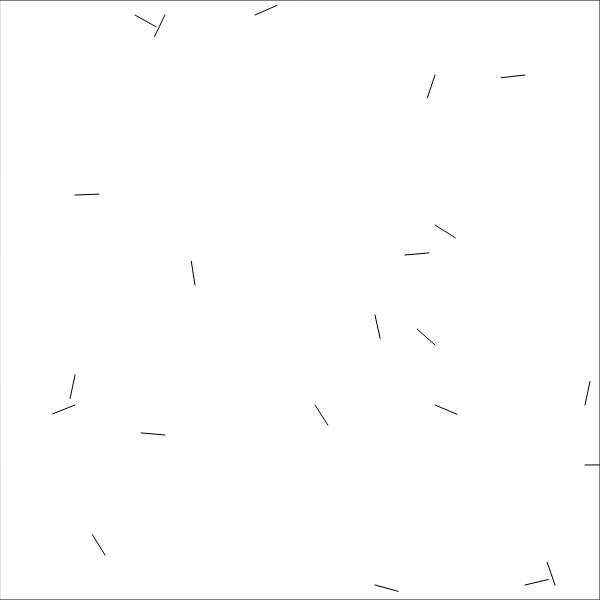
Frame 1 (no input)
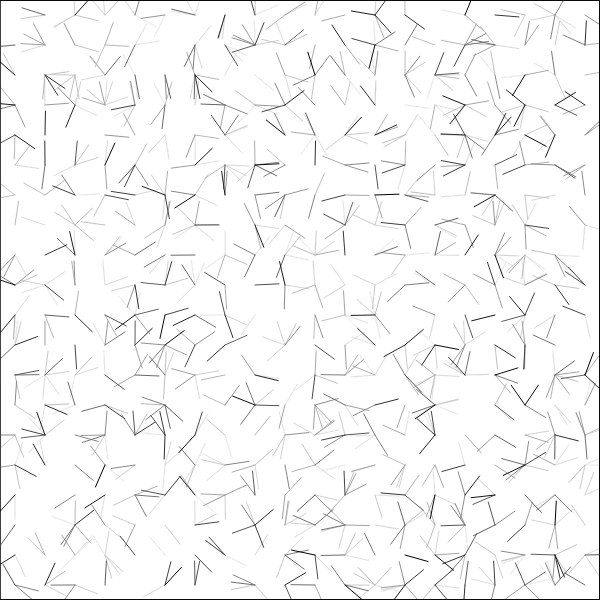
Frame 60 (no input)
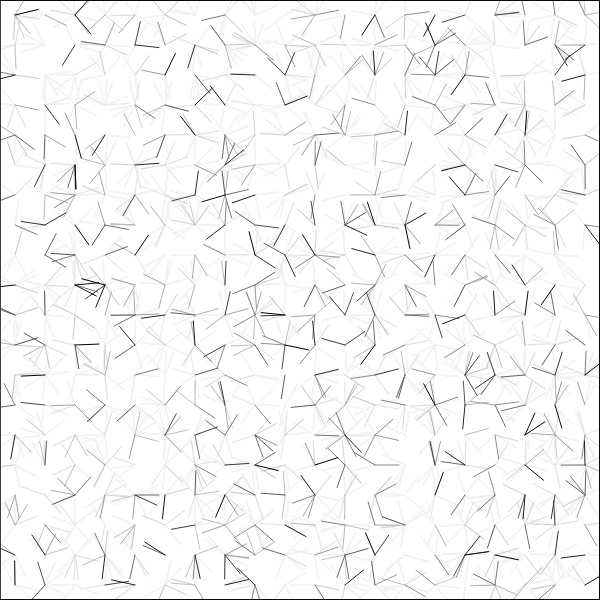
Frame 120 (the mouse pressed at the canvas centre since frame 60)

The p5.js sketch that drew these frames (run headless with seeded random() and noise() and a simulated clock; from frame 60 on, the mouse is pressed at the canvas centre):

// p5.js sketch
// ── sketch.js
// Animated Random Lines Pattern
// Simple generative pattern with random lines that animate

let gridSize = 20;
let cellSize;

function setup() {
    createCanvas(600, 600);
    cellSize = width / gridSize;
    background(255);
}

function draw() {
    // Fade effect for trailing lines
    fill(255, 10);
    rect(0, 0, width, height);
    
    // Draw random lines in grid cells
    for (let x = 0; x < gridSize; x++) {
        for (let y = 0; y < gridSize; y++) {
            if (random() > 0.95) { // Random chance to draw
                stroke(0);
                strokeWeight(1);
                
                let posX = x * cellSize;
                let posY = y * cellSize;
                
                // Random line direction
                let angle = random(TWO_PI);
                let len = cellSize * 0.8;
                
                line(
                    posX + cellSize/2,
                    posY + cellSize/2,
                    posX + cellSize/2 + cos(angle) * len,
                    posY + cellSize/2 + sin(angle) * len
                );
            }
        }
    }
}


// ── embed.html
<!DOCTYPE html>

<head>
    <title>Animated Random Lines Pattern</title>
    <script src="../../lib/p5.min.js"></script>
    <script src="sketch.js"></script>

    <style>
        body {
            margin: 0;
            padding: 0;
            overflow: hidden;
        }

        canvas {
            margin: auto;
            display: block;
        }
    </style>

</head>

<body>

</body>

</html>
